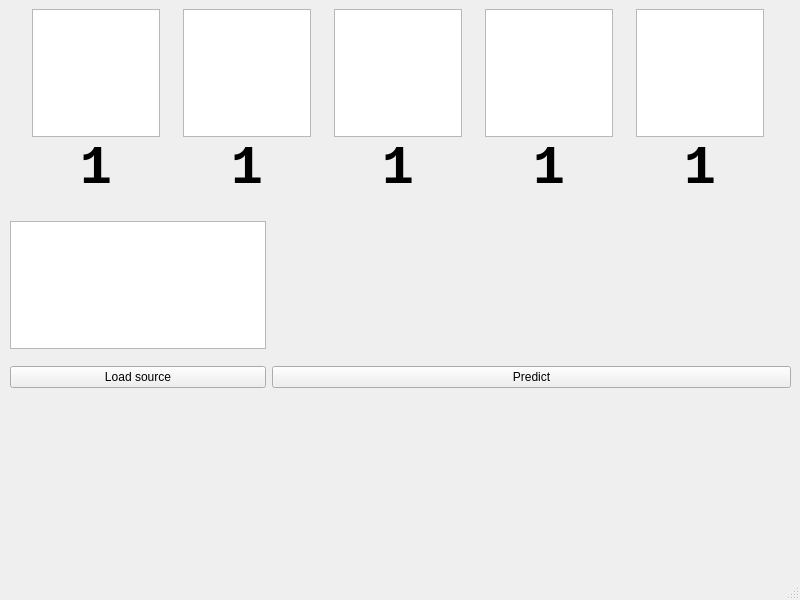
<?xml version="1.0" encoding="UTF-8"?>
<ui version="4.0">
 <class>MainWindowAI</class>
 <widget class="QMainWindow" name="MainWindowAI">
  <property name="geometry">
   <rect>
    <x>0</x>
    <y>0</y>
    <width>800</width>
    <height>600</height>
   </rect>
  </property>
  <property name="windowTitle">
   <string>AI Prediction viewer</string>
  </property>
  <property name="windowIcon">
   <iconset theme="QIcon::ThemeIcon::ViewFullscreen"/>
  </property>
  <widget class="QWidget" name="centralwidget">
   <widget class="QWidget" name="gridLayoutWidget">
    <property name="geometry">
     <rect>
      <x>9</x>
      <y>9</y>
      <width>781</width>
      <height>191</height>
     </rect>
    </property>
    <layout class="QGridLayout" name="gridLayout" rowstretch="0,1">
     <property name="sizeConstraint">
      <enum>QLayout::SizeConstraint::SetDefaultConstraint</enum>
     </property>
     <property name="spacing">
      <number>0</number>
     </property>
     <item row="0" column="4">
      <widget class="QGraphicsView" name="img3">
       <property name="sizePolicy">
        <sizepolicy hsizetype="Fixed" vsizetype="Fixed">
         <horstretch>0</horstretch>
         <verstretch>0</verstretch>
        </sizepolicy>
       </property>
       <property name="minimumSize">
        <size>
         <width>128</width>
         <height>128</height>
        </size>
       </property>
       <property name="maximumSize">
        <size>
         <width>128</width>
         <height>128</height>
        </size>
       </property>
      </widget>
     </item>
     <item row="0" column="5">
      <widget class="QGraphicsView" name="img4">
       <property name="sizePolicy">
        <sizepolicy hsizetype="Fixed" vsizetype="Fixed">
         <horstretch>0</horstretch>
         <verstretch>0</verstretch>
        </sizepolicy>
       </property>
       <property name="minimumSize">
        <size>
         <width>128</width>
         <height>128</height>
        </size>
       </property>
       <property name="maximumSize">
        <size>
         <width>128</width>
         <height>128</height>
        </size>
       </property>
      </widget>
     </item>
     <item row="0" column="2">
      <widget class="QGraphicsView" name="img1">
       <property name="sizePolicy">
        <sizepolicy hsizetype="Fixed" vsizetype="Fixed">
         <horstretch>0</horstretch>
         <verstretch>0</verstretch>
        </sizepolicy>
       </property>
       <property name="minimumSize">
        <size>
         <width>128</width>
         <height>128</height>
        </size>
       </property>
       <property name="maximumSize">
        <size>
         <width>128</width>
         <height>128</height>
        </size>
       </property>
      </widget>
     </item>
     <item row="0" column="3">
      <widget class="QGraphicsView" name="img2">
       <property name="sizePolicy">
        <sizepolicy hsizetype="Fixed" vsizetype="Fixed">
         <horstretch>0</horstretch>
         <verstretch>0</verstretch>
        </sizepolicy>
       </property>
       <property name="minimumSize">
        <size>
         <width>128</width>
         <height>128</height>
        </size>
       </property>
       <property name="maximumSize">
        <size>
         <width>128</width>
         <height>128</height>
        </size>
       </property>
      </widget>
     </item>
     <item row="0" column="6">
      <widget class="QGraphicsView" name="img5">
       <property name="sizePolicy">
        <sizepolicy hsizetype="Fixed" vsizetype="Fixed">
         <horstretch>0</horstretch>
         <verstretch>0</verstretch>
        </sizepolicy>
       </property>
       <property name="minimumSize">
        <size>
         <width>128</width>
         <height>128</height>
        </size>
       </property>
       <property name="maximumSize">
        <size>
         <width>128</width>
         <height>128</height>
        </size>
       </property>
      </widget>
     </item>
     <item row="1" column="2">
      <widget class="QLabel" name="lbl1">
       <property name="maximumSize">
        <size>
         <width>128</width>
         <height>128</height>
        </size>
       </property>
       <property name="font">
        <font>
         <family>Liberation Mono</family>
         <pointsize>40</pointsize>
         <bold>true</bold>
        </font>
       </property>
       <property name="text">
        <string>1</string>
       </property>
       <property name="scaledContents">
        <bool>false</bool>
       </property>
       <property name="alignment">
        <set>Qt::AlignmentFlag::AlignCenter</set>
       </property>
      </widget>
     </item>
     <item row="1" column="3">
      <widget class="QLabel" name="lbl2">
       <property name="maximumSize">
        <size>
         <width>128</width>
         <height>128</height>
        </size>
       </property>
       <property name="font">
        <font>
         <family>Liberation Mono</family>
         <pointsize>40</pointsize>
         <bold>true</bold>
        </font>
       </property>
       <property name="text">
        <string>1</string>
       </property>
       <property name="scaledContents">
        <bool>false</bool>
       </property>
       <property name="alignment">
        <set>Qt::AlignmentFlag::AlignCenter</set>
       </property>
      </widget>
     </item>
     <item row="1" column="4">
      <widget class="QLabel" name="lbl3">
       <property name="maximumSize">
        <size>
         <width>128</width>
         <height>128</height>
        </size>
       </property>
       <property name="font">
        <font>
         <family>Liberation Mono</family>
         <pointsize>40</pointsize>
         <bold>true</bold>
        </font>
       </property>
       <property name="text">
        <string>1</string>
       </property>
       <property name="scaledContents">
        <bool>false</bool>
       </property>
       <property name="alignment">
        <set>Qt::AlignmentFlag::AlignCenter</set>
       </property>
      </widget>
     </item>
     <item row="1" column="5">
      <widget class="QLabel" name="lbl4">
       <property name="maximumSize">
        <size>
         <width>128</width>
         <height>128</height>
        </size>
       </property>
       <property name="font">
        <font>
         <family>Liberation Mono</family>
         <pointsize>40</pointsize>
         <bold>true</bold>
        </font>
       </property>
       <property name="text">
        <string>1</string>
       </property>
       <property name="scaledContents">
        <bool>false</bool>
       </property>
       <property name="alignment">
        <set>Qt::AlignmentFlag::AlignCenter</set>
       </property>
      </widget>
     </item>
     <item row="1" column="6">
      <widget class="QLabel" name="lbl5">
       <property name="maximumSize">
        <size>
         <width>128</width>
         <height>128</height>
        </size>
       </property>
       <property name="font">
        <font>
         <family>Liberation Mono</family>
         <pointsize>40</pointsize>
         <bold>true</bold>
        </font>
       </property>
       <property name="text">
        <string>1</string>
       </property>
       <property name="scaledContents">
        <bool>false</bool>
       </property>
       <property name="alignment">
        <set>Qt::AlignmentFlag::AlignCenter</set>
       </property>
      </widget>
     </item>
    </layout>
   </widget>
   <widget class="QWidget" name="gridLayoutWidget_2">
    <property name="geometry">
     <rect>
      <x>10</x>
      <y>210</y>
      <width>781</width>
      <height>191</height>
     </rect>
    </property>
    <layout class="QGridLayout" name="gridLayout_2" rowstretch="0,0" columnstretch="0,0" rowminimumheight="0,0" columnminimumwidth="0,0">
     <property name="sizeConstraint">
      <enum>QLayout::SizeConstraint::SetDefaultConstraint</enum>
     </property>
     <property name="spacing">
      <number>6</number>
     </property>
     <item row="0" column="0">
      <widget class="QGraphicsView" name="img1_2">
       <property name="sizePolicy">
        <sizepolicy hsizetype="Fixed" vsizetype="Fixed">
         <horstretch>0</horstretch>
         <verstretch>0</verstretch>
        </sizepolicy>
       </property>
       <property name="minimumSize">
        <size>
         <width>256</width>
         <height>128</height>
        </size>
       </property>
       <property name="maximumSize">
        <size>
         <width>128</width>
         <height>128</height>
        </size>
       </property>
      </widget>
     </item>
     <item row="1" column="1">
      <widget class="QPushButton" name="bPredict">
       <property name="text">
        <string>Predict</string>
       </property>
      </widget>
     </item>
     <item row="1" column="0">
      <widget class="QPushButton" name="bLoad">
       <property name="text">
        <string>Load source</string>
       </property>
      </widget>
     </item>
    </layout>
   </widget>
  </widget>
  <widget class="QMenuBar" name="menubar">
   <property name="geometry">
    <rect>
     <x>0</x>
     <y>0</y>
     <width>800</width>
     <height>19</height>
    </rect>
   </property>
  </widget>
  <widget class="QStatusBar" name="statusbar"/>
 </widget>
 <resources/>
 <connections>
  <connection>
   <sender>bLoad</sender>
   <signal>clicked()</signal>
   <receiver>MainWindowAI</receiver>
   <slot>LoadSourceHandler()</slot>
   <hints>
    <hint type="sourcelabel">
     <x>126</x>
     <y>398</y>
    </hint>
    <hint type="destinationlabel">
     <x>133</x>
     <y>493</y>
    </hint>
   </hints>
  </connection>
  <connection>
   <sender>bPredict</sender>
   <signal>clicked()</signal>
   <receiver>MainWindowAI</receiver>
   <slot>PredictHandler()</slot>
   <hints>
    <hint type="sourcelabel">
     <x>532</x>
     <y>397</y>
    </hint>
    <hint type="destinationlabel">
     <x>461</x>
     <y>475</y>
    </hint>
   </hints>
  </connection>
 </connections>
 <slots>
  <slot>LoadSourceHandler()</slot>
  <slot>PredictHandler()</slot>
 </slots>
</ui>
